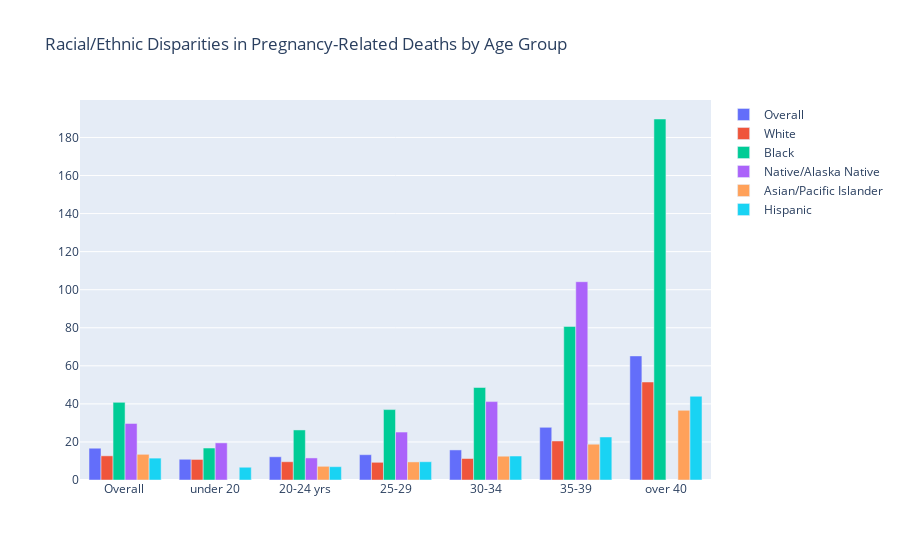

The notebook cell saved with this chart:
### Code cell
fig = go.Figure(data=[
    go.Bar(name='Overall', x=df['Age Group'], y=df[' Total PRMR']),
    go.Bar(name='White', x=df['Age Group'], y=df['White PRMR']),
    go.Bar(name='Black', x=df['Age Group'], y=df['Black PRMR']),
    go.Bar(name='Native/Alaska Native', x=df['Age Group'], y=df['AI/AN PRMR']),
    go.Bar(name='Asian/Pacific Islander', x=df['Age Group'], y=df['Asian/ PI']),
    go.Bar(name='Hispanic', x=df['Age Group'], y=df['Hispanic PRMR']),
])
# Change the bar mode
fig.update_layout(barmode='group')
fig.update_layout(title='Racial/Ethnic Disparities in Pregnancy-Related Deaths by Age Group')
fig.show()

### Figure 1 — Plotly figure (JSON) as saved in the notebook; plotly's stock layout.template omitted (floating-point values rounded to 4 significant figures)
{"data": [{"name": "Overall", "type": "bar", "x": ["Overall ", "under 20", "20-24 yrs", "25-29", "30-34", "35-39", "over 40"], "y": [16.7, 10.9, 12.2, 13.3, 15.8, 27.7, 65.2]}, {"name": "White", "type": "bar", "x": ["Overall ", "under 20", "20-24 yrs", "25-29", "30-34", "35-39", "over 40"], "y": [12.7, 10.8, 9.6, 9.3, 11.3, 20.5, 51.5]}, {"name": "Black", "type": "bar", "x": ["Overall ", "under 20", "20-24 yrs", "25-29", "30-34", "35-39", "over 40"], "y": [40.8, 16.8, 26.3, 37, 48.6, 80.7, 189.7]}, {"name": "Native/Alaska Native", "type": "bar", "x": ["Overall ", "under 20", "20-24 yrs", "25-29", "30-34", "35-39", "over 40"], "y": [29.7, 19.5, 11.6, 25.2, 41.2, 104.2, null]}, {"name": "Asian/Pacific Islander", "type": "bar", "x": ["Overall ", "under 20", "20-24 yrs", "25-29", "30-34", "35-39", "over 40"], "y": [13.5, null, 7.2, 9.5, 12.5, 18.8, 36.6]}, {"name": "Hispanic", "type": "bar", "x": ["Overall ", "under 20", "20-24 yrs", "25-29", "30-34", "35-39", "over 40"], "y": [11.5, 6.7, 7, 9.6, 12.6, 22.6, 44]}], "layout": {"barmode": "group", "title": {"text": "Racial/Ethnic Disparities in Pregnancy-Related Deaths by Age Group"}}}
